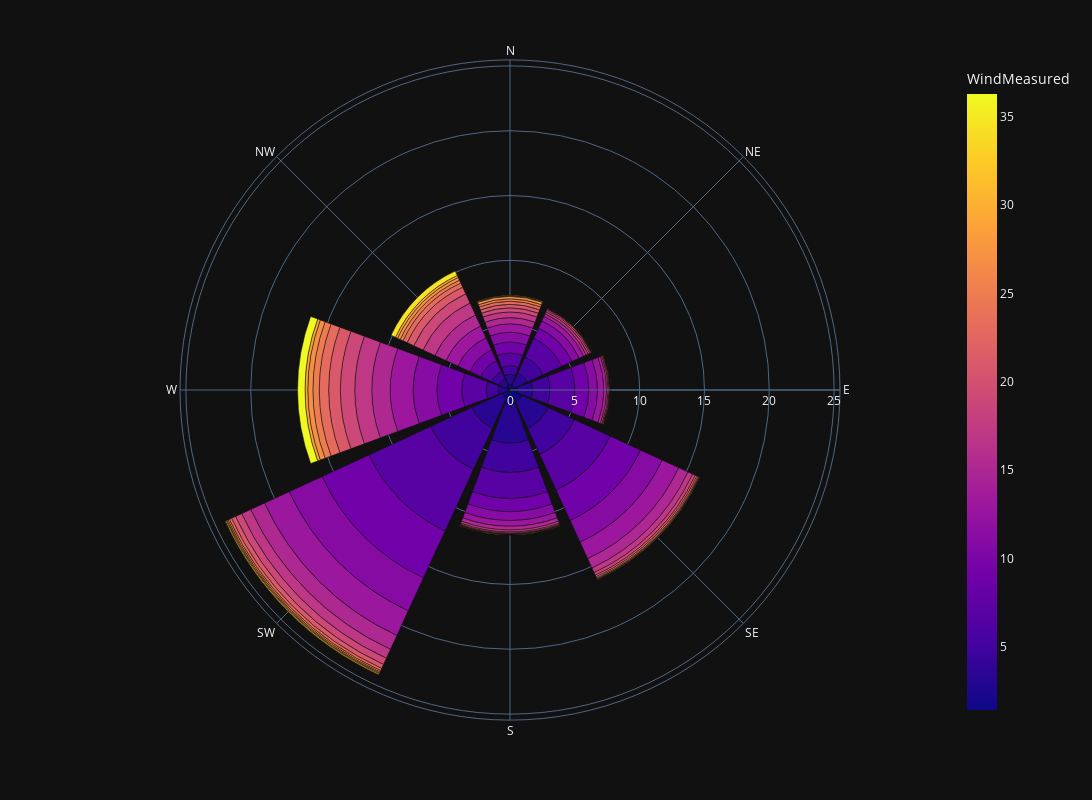

Write notebook code for a chart like this one.
### Code cell
# Create a wind rose plot
fig = px.bar_polar(aggregated_data_measured, r='FrequencyMeasured', theta='WindDirMeasuredBin', color='WindMeasured',
                   template='plotly_dark', color_discrete_sequence=px.colors.sequential.Plasma_r)
# Set the figure size
fig.update_layout(width=1600, height=800)
fig.show()

### Figure 1 — Plotly figure (JSON) as saved in the notebook; plotly's stock layout.template omitted (floating-point values rounded to 4 significant figures)
{"data": [{"hovertemplate": "FrequencyMeasured=%{r}<br>WindDirMeasuredBin=%{theta}<br>WindMeasured=%{marker.color}<extra></extra>", "legendgroup": "", "marker": {"color": [1.427, 3.256, 4.955, 6.945, 9.096, 11.02, 13.01, 15.12, 17.03, 18.93, 21.03, 23.01, 25.01, 26.96, 28.95, 31.83, 1.473, 3.299, 5.006, 6.874, 9.092, 11.03, 12.97, 15.12, 17.07, 18.88, 20.89, 22.92, 24.99, 26.78, 28.88, 33.63, 1.441, 3.269, 4.999, 6.895, 9.056, 11.03, 12.94, 15.0, 17.01, 18.95, 21.03, 23.06, 24.92, 26.89, 28.77, 30.32, 1.48, 3.202, 4.981, 6.993, 9.073, 11.01, 13.01, 15.05, 16.9, 18.91, 20.9, 23.05, 25.03, 26.91, 28.98, 31.6, 1.529, 3.189, 4.913, 6.849, 9.106, 11.02, 13.01, 15.1, 16.98, 19.0, 20.97, 23.1, 24.69, 26.96, 28.92, 31.65, 1.566, 3.233, 5.001, 6.975, 9.054, 11.0, 12.99, 15.07, 16.94, 18.93, 20.93, 22.99, 24.95, 26.97, 28.99, 32.42, 1.524, 3.25, 5.027, 7.018, 9.114, 11.04, 13.02, 15.1, 17.0, 18.96, 20.94, 23.03, 25.01, 26.89, 29.07, 36.3, 1.413, 3.273, 4.976, 6.955, 9.158, 11.12, 13.11, 15.17, 17.0, 18.96, 20.93, 23.0, 24.96, 27.02, 29.09, 34.46], "coloraxis": "coloraxis", "pattern": {"shape": ""}}, "name": "", "r": [0.483, 0.728, 0.657, 0.982, 0.846, 0.756, 0.649, 0.474, 0.437, 0.31, 0.271, 0.243, 0.183, 0.192, 0.054, 0.032, 0.391, 1.084, 1.323, 1.597, 0.865, 0.622, 0.377, 0.211, 0.17, 0.14, 0.09, 0.049, 0.019, 0.021, 0.006, 0.01, 0.595, 1.173, 1.316, 1.921, 1.075, 0.67, 0.488, 0.201, 0.117, 0.078, 0.046, 0.04, 0.024, 0.015, 0.006, 0.001, 1.01, 2.24, 2.225, 3.04, 2.574, 1.843, 1.396, 0.789, 0.395, 0.22, 0.136, 0.107, 0.066, 0.043, 0.014, 0.015, 1.129, 2.969, 2.261, 2.012, 1.001, 0.699, 0.443, 0.283, 0.154, 0.091, 0.058, 0.022, 0.021, 0.017, 0.008, 0.005, 0.657, 2.59, 3.495, 5.231, 3.993, 2.792, 2.094, 1.174, 0.765, 0.522, 0.339, 0.186, 0.118, 0.086, 0.068, 0.072, 0.231, 0.695, 0.907, 1.884, 1.916, 1.838, 1.76, 1.431, 1.314, 1.111, 0.903, 0.728, 0.488, 0.394, 0.215, 0.573, 0.342, 0.614, 0.612, 0.923, 0.922, 1.016, 1.009, 0.938, 1.007, 0.788, 0.563, 0.354, 0.238, 0.23, 0.171, 0.373], "showlegend": false, "subplot": "polar", "theta": ["N", "N", "N", "N", "N", "N", "N", "N", "N", "N", "N", "N", "N", "N", "N", "N", "NE", "NE", "NE", "NE", "NE", "NE", "NE", "NE", "NE", "NE", "NE", "NE", "NE", "NE", "NE", "NE", "E", "E", "E", "E", "E", "E", "E", "E", "E", "E", "E", "E", "E", "E", "E", "E", "SE", "SE", "SE", "SE", "SE", "SE", "SE", "SE", "SE", "SE", "SE", "SE", "SE", "SE", "SE", "SE", "S", "S", "S", "S", "S", "S", "S", "S", "S", "S", "S", "S", "S", "S", "S", "S", "SW", "SW", "SW", "SW", "SW", "SW", "SW", "SW", "SW", "SW", "SW", "SW", "SW", "SW", "SW", "SW", "W", "W", "W", "W", "W", "W", "W", "W", "W", "W", "W", "W", "W", "W", "W", "W", "NW", "NW", "NW", "NW", "NW", "NW", "NW", "NW", "NW", "NW", "NW", "NW", "NW", "NW", "NW", "NW"], "type": "barpolar"}], "layout": {"barmode": "relative", "coloraxis": {"colorbar": {"title": {"text": "WindMeasured"}}, "colorscale": [[0, "#0d0887"], [0.1111, "#46039f"], [0.2222, "#7201a8"], [0.3333, "#9c179e"], [0.4444, "#bd3786"], [0.5556, "#d8576b"], [0.6667, "#ed7953"], [0.7778, "#fb9f3a"], [0.8889, "#fdca26"], [1, "#f0f921"]]}, "height": 800, "legend": {"tracegroupgap": 0}, "margin": {"t": 60}, "polar": {"angularaxis": {"direction": "clockwise", "rotation": 90}, "domain": {"x": [0, 1], "y": [0, 1]}}, "width": 1600}}
